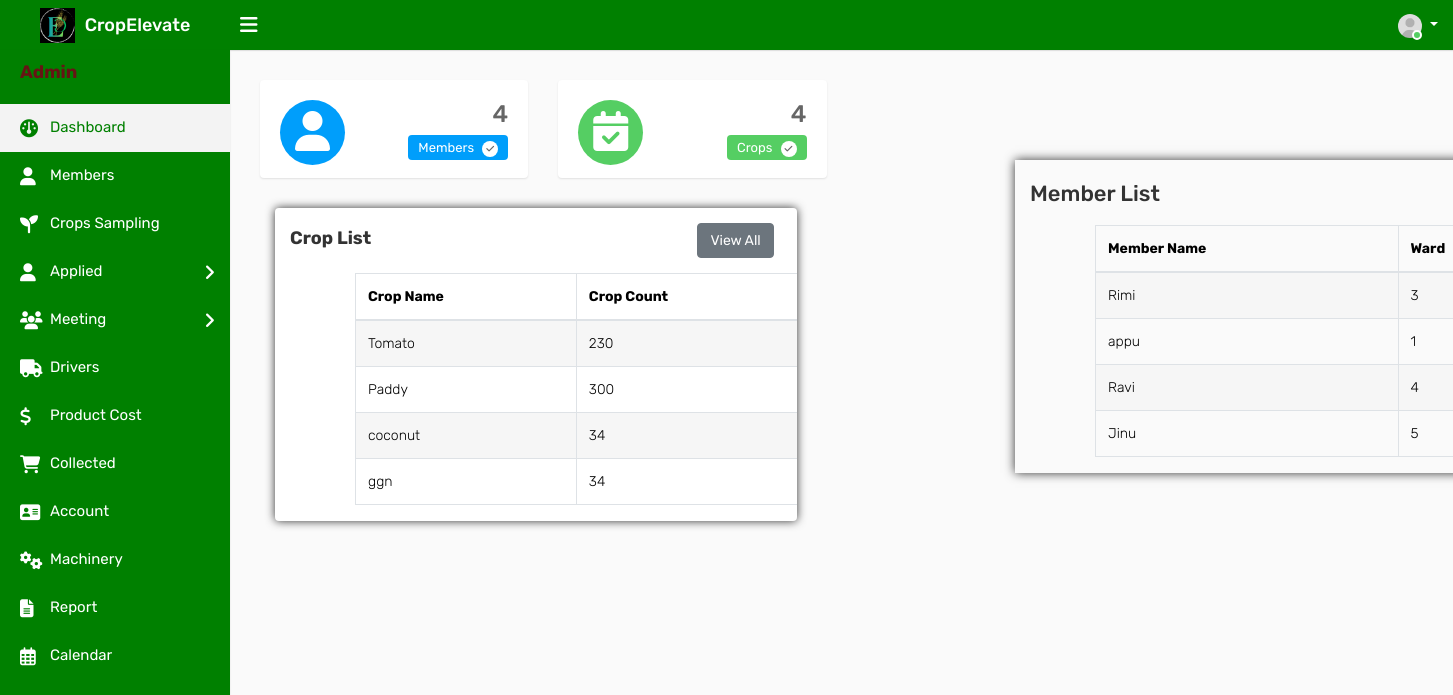
/adindex, run on an earlier commit of the app's database.
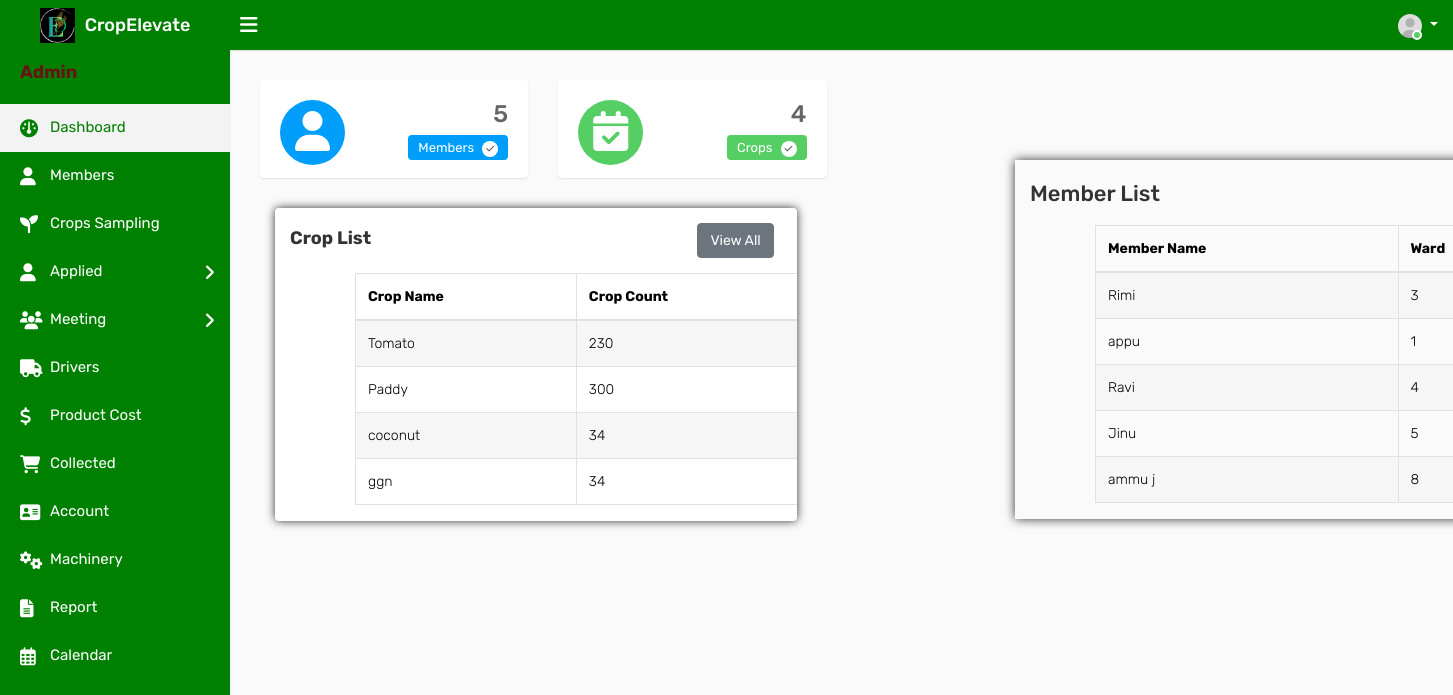
And on a later commit of the database.
### ceapp/models.py (models this page shows, shortened)
class Crop(models.Model):
    Namec = models.CharField(max_length=100)
    des = models.TextField()
    start_date = models.DateField(null=True, blank=True)
    end_date = models.DateField(null=True, blank=True)
    count = models.PositiveIntegerField(default=0)
    crop_photo = models.ImageField(upload_to='crop_photos/', blank=True, null=True)
    is_active = models.BooleanField(default=True)
    created_at = models.DateTimeField(auto_now_add=True)
    current = models.BooleanField(default=False)

class Member(models.Model):
    user = models.ForeignKey(CustomUser, on_delete=models.CASCADE, blank=True, null=True)
    Name = models.CharField(max_length=100,null=True, blank=True)
    email = models.EmailField(max_length=100,null=True, blank=True)
    admin_set_password = models.CharField(max_length=128, blank=True, null=True)
    dob = models.CharField(max_length=100,null=True, blank=True)
    address = models.TextField()
    district= models.CharField(max_length=100,null=True, blank=True)
    taluk = models.CharField(max_length=255, null=True, blank=True)
    Panchayat = models.CharField(max_length=100,null=True, blank=True)
    wardname = models.CharField(max_length=100,null=True, blank=True)
    wardno = models.IntegerField(max_length=100,null=True, blank=True)
    postal = models.IntegerField()
    phone = models.IntegerField()
    bio=models.TextField()
    profile_photo = models.ImageField(upload_to='profile_photos/', blank=True, null=True)
    amob = models.IntegerField(max_length=100,null=True, blank=True)
    aemail = models.CharField(max_length=255, null=True, blank=True)
    degree = models.CharField(max_length=255, null=True, blank=True)
    institution = models.CharField(max_length=255, null=True,blank=True)
    reset_password = models.CharField(max_length=128, null=True, blank=True)  # New field for reset password
    is_active = models.BooleanField(default=True)

### ceapp/views.py (the view)
# urls.py: path('adindex',views.adindex,name='adindex'),
def adindex(request):
    me = Member.objects.all()
    me_count = me.count()
    c=Crop.objects.all()
    c_count=c.count()
    crops = Crop.objects.all()
    approval = ApplyCrop.objects.all()
    approval_count = approval.count()
    context = {'me': me, 'me_count': me_count,'c':c, 'c_count':c_count,'crops': crops ,'approval':approval,'approval_count':approval_count}
    return render(request, 'admintemp/adindex.html', context)

### templates/admintemp/adindex.html (shortened to what the changed rows need)
{% load static %}
<!DOCTYPE html>
<html lang="en">
<head>
    <link rel="stylesheet" type="text/css" href="{% static 'assets/css/bootstrap.min.css' %}">
    <link rel="stylesheet" type="text/css" href="{% static 'assets/css/font-awesome.min.css' %}">
    <link rel="stylesheet" type="text/css" href="{% static 'assets/css/style.css' %}">
    <link rel="stylesheet" href="https://cdnjs.cloudflare.com/ajax/libs/font-awesome/6.2.0/css/all.min.css">
    <link rel="stylesheet" href="https://cdn.jsdelivr.net/npm/@mdi/font/css/materialdesignicons.min.css">
</head>
<body>
    <div class="main-wrapper">
        <div class="page-wrapper">
            <div class="content">
                <div class="row">
                    <div class="col-md-6 col-sm-6 col-lg-6 col-xl-3">
                        <div class="dash-widget">
							<div class="dash-widget-info text-right">
								<h3>{{me_count}}</h3>
								<span class="widget-title1">Members <i class="fa fa-check" aria-hidden="true"></i></span>
							</div>
                        </div>
                    </div>
					</div>
                    <div class="col-12 col-md-6 col-lg-8 col-xl-8">
                        <div class="card">
                            <div class="table-responsive ml-auto">
                                <table class="table table-bordered table-striped">
                                    <thead>
                                        <tr>
                                            <th>Crop Name</th>
                                            <th>Crop Count</th>
                                        </tr>
                                    </thead>
                                    <tbody>
                                        {% for crop in crops %}
                                        <tr>
                                            <td>{{ crop.Namec }}</td>
                                            <td>{{ crop.count }}</td>
                                        </tr>
                                        {% endfor %}
                                    </tbody>
                                </table>
                            </div>
                        </div>
                    </div>
    </div>
</div>
<div class="col-12 col-md-6 col-lg-6 col-xl-6">
    <div class="card2">
        <div class="table-responsive ml-auto">
            <table class="table table-bordered table-striped">
                <thead>
                    <tr>
                        <th>Member Name</th>
                        <th>Ward</th>
                    </tr>
                </thead>
                <tbody>
                    {% for member in me %}
                    <tr>
                        <td>{{ member.Name }}</td>
                        <td>{{ member.wardno }}</td>
                    </tr>
                    {% endfor %}
                </tbody>
            </table>
        </div>
    </div>
    </div>
</div>
</body>
</html>

What changed in the data, as far as the page shows it:
added Member: Name "ammu j", wardno "8"
Also different on the page:
{{ me_count }}: "4" → "5"
